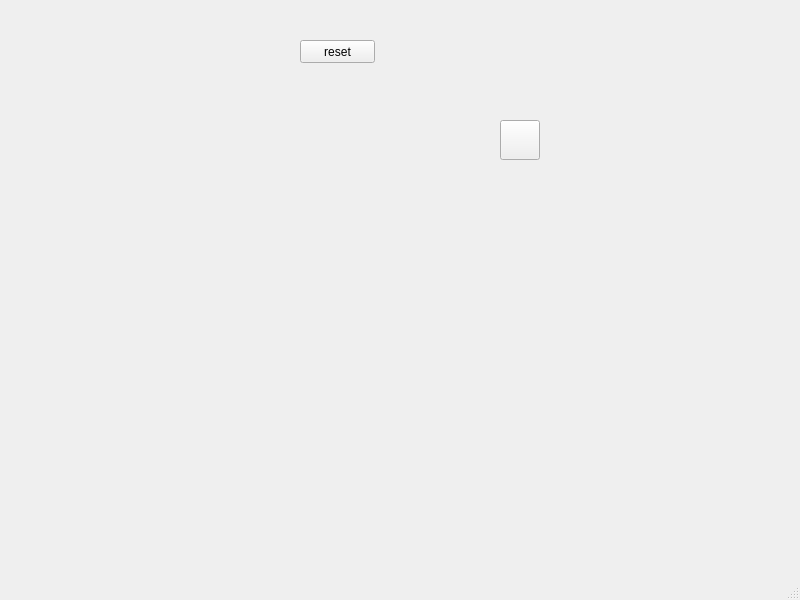
<?xml version="1.0" encoding="UTF-8"?>
<ui version="4.0">
 <class>MainWindow</class>
 <widget class="QMainWindow" name="MainWindow">
  <property name="geometry">
   <rect>
    <x>0</x>
    <y>0</y>
    <width>800</width>
    <height>600</height>
   </rect>
  </property>
  <property name="windowTitle">
   <string>MainWindow</string>
  </property>
  <widget class="QWidget" name="centralwidget">
   <widget class="QPushButton" name="pb">
    <property name="geometry">
     <rect>
      <x>300</x>
      <y>40</y>
      <width>75</width>
      <height>23</height>
     </rect>
    </property>
    <property name="text">
     <string>reset</string>
    </property>
   </widget>
   <widget class="QPushButton" name="pb2">
    <property name="geometry">
     <rect>
      <x>500</x>
      <y>120</y>
      <width>40</width>
      <height>40</height>
     </rect>
    </property>
    <property name="text">
     <string/>
    </property>
    <property name="icon">
     <iconset>
      <normaloff>0.png</normaloff>0.png</iconset>
    </property>
    <property name="iconSize">
     <size>
      <width>40</width>
      <height>40</height>
     </size>
    </property>
   </widget>
  </widget>
  <widget class="QMenuBar" name="menubar">
   <property name="geometry">
    <rect>
     <x>0</x>
     <y>0</y>
     <width>800</width>
     <height>21</height>
    </rect>
   </property>
  </widget>
  <widget class="QStatusBar" name="statusbar"/>
 </widget>
 <resources/>
 <connections/>
</ui>
